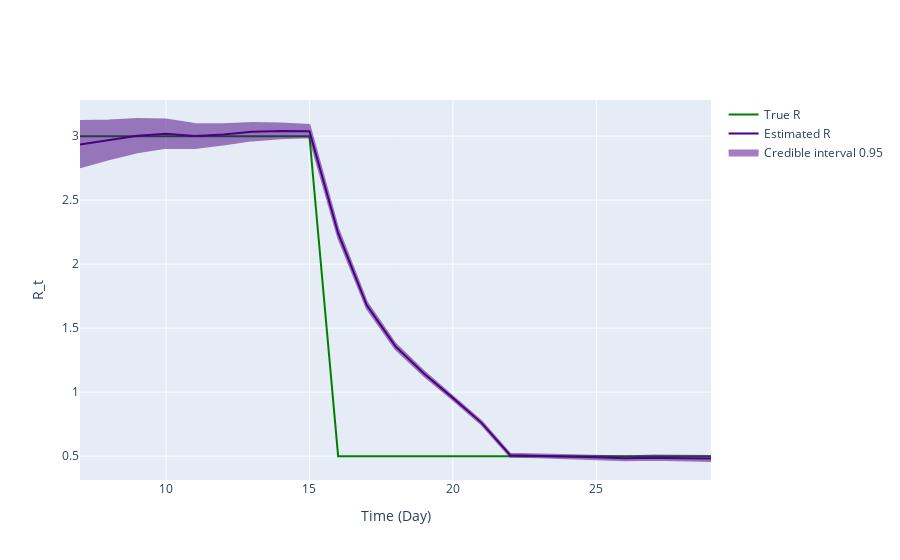

The code cell stored with this chart in its notebook:
### Code cell
fig = ReproductionNumberPlot()

fig.add_ground_truth_rt(ground_truth)
fig.add_interval_rt(interval)

fig.update_labels(time_label='Time (Day)', r_label='R_t')

fig.show_figure()

### Figure 1 — Plotly figure (JSON) as saved in the notebook; plotly's stock layout.template omitted (floating-point values rounded to 4 significant figures)
{"data": [{"line": {"color": "green"}, "mode": "lines", "name": "True R", "type": "scatter", "x": [7, 8, 9, 10, 11, 12, 13, 14, 15, 16, 17, 18, 19, 20, 21, 22, 23, 24, 25, 26, 27, 28, 29], "y": [3, 3, 3, 3, 3, 3, 3, 3, 3, 0.5, 0.5, 0.5, 0.5, 0.5, 0.5, 0.5, 0.5, 0.5, 0.5, 0.5, 0.5, 0.5, 0.5]}, {"line": {"color": "indigo"}, "mode": "lines", "name": "Estimated R", "type": "scatter", "x": [7, 8, 9, 10, 11, 12, 13, 14, 15, 16, 17, 18, 19, 20, 21, 22, 23, 24, 25, 26, 27, 28, 29], "y": [2.935, 2.968, 3.003, 3.018, 3.001, 3.013, 3.034, 3.041, 3.039, 2.242, 1.679, 1.358, 1.144, 0.9554, 0.7601, 0.5068, 0.5029, 0.4969, 0.4909, 0.4832, 0.488, 0.4833, 0.4815]}, {"fill": "toself", "fillcolor": "indigo", "line": {"color": "indigo"}, "mode": "lines", "name": "Credible interval 0.95", "opacity": 0.5, "type": "scatter", "x": [7, 8, 9, 10, 11, 12, 13, 14, 15, 16, 17, 18, 19, 20, 21, 22, 23, 24, 25, 26, 27, 28, 29, 29, 28, 27, 26, 25, 24, 23, 22, 21, 20, 19, 18, 17, 16, 15, 14, 13, 12, 11, 10, 9, 8, 7], "y": [3.118, 3.121, 3.134, 3.129, 3.095, 3.093, 3.102, 3.099, 3.088, 2.277, 1.704, 1.378, 1.162, 0.971, 0.7738, 0.5181, 0.5145, 0.5094, 0.5045, 0.4981, 0.5045, 0.5013, 0.5013, 0.4622, 0.4656, 0.4719, 0.4685, 0.4774, 0.4845, 0.4914, 0.4957, 0.7465, 0.9399, 1.126, 1.337, 1.653, 2.207, 2.991, 2.984, 2.967, 2.934, 2.908, 2.908, 2.875, 2.819, 2.757]}], "layout": {"hovermode": "x unified", "xaxis": {"title": {"text": "Time (Day)"}}, "yaxis": {"title": {"text": "R_t"}}}}
